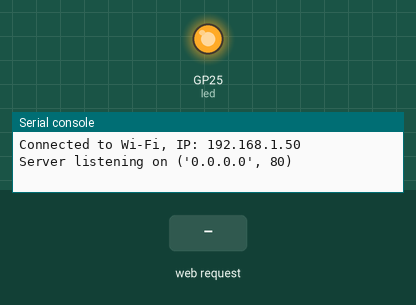
Recording of a program running on a simulated Raspberry Pi Pico running MicroPython. Shown: output pins drawn as LEDs (lit = HIGH), the last lines printed to the serial console. Inputs (shaded band) come from the test bench. WiFi joins after 1.5 s; a WiFi scan finds one network, HomeNet; the clock reads 2024-03-15 10:24:30 at power-on unless the program sets it.

Above: at 5.2 s.
5.3 s: HTTP request GET /scan received
At 6.5 s:
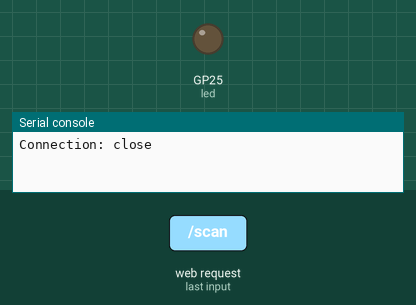
6.8 s: HTTP request GET / received
Timing chart, 0 to 9.8 s (numbered marks = the images above; inputs shaded):
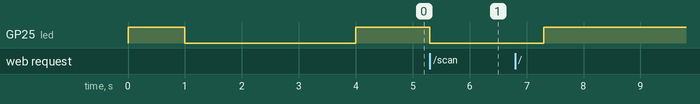

The program:

main.py
```python
import network
import socket
import json
import time
import machine

# -- Configuration --
SSID = "fun_network"
PASSWORD = "fun_network"
WIFI_CHECK_INTERVAL = 10     # seconds between connectivity checks
MAX_BACKOFF = 32             # max seconds for exponential backoff
LOG = True

led = machine.Pin("LED", machine.Pin.OUT)

# -- Watchdog Timer (auto-reset if stalled) --
wdt = machine.WDT(timeout=8000)  # 8 seconds


led.on()
time.sleep(1)
led.off()

# -- Wi-Fi Setup --
wlan = network.WLAN(network.STA_IF)
wlan.active(True)

# Pre-allocated buffer for scan results
time.sleep(1)
_scan_buffer = []

def ensure_connection():

    #Connect to WLAN
    wlan = network.WLAN(network.STA_IF)
    wlan.active(True)
    wlan.connect(SSID, PASSWORD)
    while wlan.isconnected() == False:
        if LOG : print('Waiting for connection...')
        time.sleep(1)
    if LOG : print(wlan.ifconfig())

# Initial connect
try:
    if not wlan.isconnected():
        if LOG : print("hee to Wi-Fi...")
        ensure_connection()
    if LOG : print("Connected to Wi-Fi, IP:", wlan.ifconfig()[0])
except Exception as e:
    if LOG : print("Failed to set up Wi-Fi:", e)

led.off()
led.on()

# Reusable HTTP server socket with timeout
try:
    addr = socket.getaddrinfo("0.0.0.0", 80)[0][-1]
    server = socket.socket()
    server.setsockopt(socket.SOL_SOCKET, socket.SO_REUSEADDR, 1)
    server.settimeout(5)
    server.bind(addr)
    server.listen(1)
    if LOG : print("Server listening on", addr)
except Exception as e:
    if LOG : print("Failed to start server:", e)
    raise

# Wi-Fi scan function with reusable buffer
def scan_wifi():
    _scan_buffer.clear()
    try:
        networks = wlan.scan()
        for ssid, bssid, channel, rssi, security, hidden in networks:
            _scan_buffer.append({
                "SSID": ssid.decode() if ssid else "(hidden)",
                "BSSID": ":".join(f"{b:02x}" for b in bssid),
                "Channel": channel,
                "RSSI": rssi,
                "Security": security,
                "Hidden": hidden
            })
    except OSError as e:
        if LOG : print("Scan error:", e)
    return _scan_buffer

last_wifi_check = time.time()

# -- Main loop --
while True:
    # Feed the watchdog to avoid reset
    wdt.feed()

    # Periodic Wi-Fi health check
    now = time.time()
    if now - last_wifi_check > WIFI_CHECK_INTERVAL:
        last_wifi_check = now
        if not wlan.isconnected():
            ensure_connection()

    try:
        conn, addr = server.accept()
    except OSError:
        continue

    try:
        if LOG : print("Connection from", addr)
        conn.settimeout(5)
        request = conn.recv(1024).decode('utf-8')
        if LOG : print("Request:", request)

        if "GET /scan" in request:
            led.off()
            results = scan_wifi()
            payload = json.dumps(results)
            headers = (
                "HTTP/1.1 200 OK\r\n"
                "Content-Type: application/json\r\n"
                f"Content-Length: {len(payload)}\r\n"
                "\r\n"
            )
            conn.send(headers)
            conn.send(payload)
            led.on()
        else:
            error_payload = json.dumps({"error": "Invalid endpoint. Use /scan."})
            headers = (
                "HTTP/1.1 404 Not Found\r\n"
                "Content-Type: application/json\r\n"
                f"Content-Length: {len(error_payload)}\r\n"
                "\r\n"
            )
            conn.send(headers)
            conn.send(error_payload)

    except OSError as e:
        if LOG : print("Connection error:", e)
    finally:
        try:
            conn.close()
        except:
            pass
```

Measured:
- after the input at 5.3 s, GP25 (led): HIGH → LOW at once
